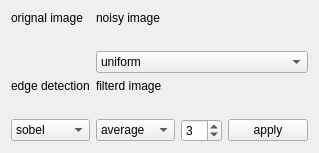
          <widget class="QWidget" name="tab">
           <attribute name="title">
            <string>Filters</string>
           </attribute>
           <layout class="QGridLayout" name="gridLayout_2">
            <item row="3" column="1">
             <widget class="QLabel" name="label_2">
              <property name="sizePolicy">
               <sizepolicy hsizetype="Preferred" vsizetype="Fixed">
                <horstretch>0</horstretch>
                <verstretch>0</verstretch>
               </sizepolicy>
              </property>
              <property name="text">
               <string>filterd image</string>
              </property>
             </widget>
            </item>
            <item row="3" column="0">
             <widget class="QLabel" name="label_3">
              <property name="sizePolicy">
               <sizepolicy hsizetype="Preferred" vsizetype="Fixed">
                <horstretch>0</horstretch>
                <verstretch>0</verstretch>
               </sizepolicy>
              </property>
              <property name="text">
               <string>edge detection</string>
              </property>
             </widget>
            </item>
            <item row="5" column="0">
             <widget class="QComboBox" name="combo_edge">
              <item>
               <property name="text">
                <string>sobel</string>
               </property>
              </item>
              <item>
               <property name="text">
                <string>robert</string>
               </property>
              </item>
              <item>
               <property name="text">
                <string>prewitt</string>
               </property>
              </item>
              <item>
               <property name="text">
                <string>canny</string>
               </property>
              </item>
             </widget>
            </item>
            <item row="0" column="0">
             <widget class="QLabel" name="label">
              <property name="sizePolicy">
               <sizepolicy hsizetype="Preferred" vsizetype="Fixed">
                <horstretch>0</horstretch>
                <verstretch>0</verstretch>
               </sizepolicy>
              </property>
              <property name="text">
               <string>orignal image</string>
              </property>
             </widget>
            </item>
            <item row="0" column="1">
             <widget class="QLabel" name="label_4">
              <property name="sizePolicy">
               <sizepolicy hsizetype="Preferred" vsizetype="Fixed">
                <horstretch>0</horstretch>
                <verstretch>0</verstretch>
               </sizepolicy>
              </property>
              <property name="text">
               <string>noisy image</string>
              </property>
             </widget>
            </item>
            <item row="5" column="1">
             <layout class="QHBoxLayout" name="horizontalLayout_3">
              <item>
               <widget class="QComboBox" name="combo_filter">
                <item>
                 <property name="text">
                  <string>average</string>
                 </property>
                </item>
                <item>
                 <property name="text">
                  <string>gaussian</string>
                 </property>
                </item>
                <item>
                 <property name="text">
                  <string>median</string>
                 </property>
                </item>
               </widget>
              </item>
              <item>
               <widget class="QSpinBox" name="spin_filter_size">
                <property name="minimum">
                 <number>1</number>
                </property>
                <property name="value">
                 <number>3</number>
                </property>
               </widget>
              </item>
              <item>
               <widget class="QPushButton" name="btn_filter_Apply">
                <property name="text">
                 <string>apply</string>
                </property>
               </widget>
              </item>
             </layout>
            </item>
            <item row="2" column="1">
             <widget class="QComboBox" name="combo_noise">
              <item>
               <property name="text">
                <string>uniform</string>
               </property>
              </item>
              <item>
               <property name="text">
                <string>gaussian</string>
               </property>
              </item>
              <item>
               <property name="text">
                <string>salt &amp; pepper</string>
               </property>
              </item>
             </widget>
            </item>
            <item row="1" column="0">
             <widget class="QLabel" name="orig_img_1">
              <property name="text">
               <string/>
              </property>
             </widget>
            </item>
            <item row="4" column="1">
             <widget class="QLabel" name="filtre_img">
              <property name="text">
               <string/>
              </property>
             </widget>
            </item>
            <item row="4" column="0">
             <widget class="QLabel" name="edge_img">
              <property name="text">
               <string/>
              </property>
             </widget>
            </item>
            <item row="1" column="1">
             <widget class="QLabel" name="noise_img">
              <property name="text">
               <string/>
              </property>
             </widget>
            </item>
           </layout>
          </widget>
